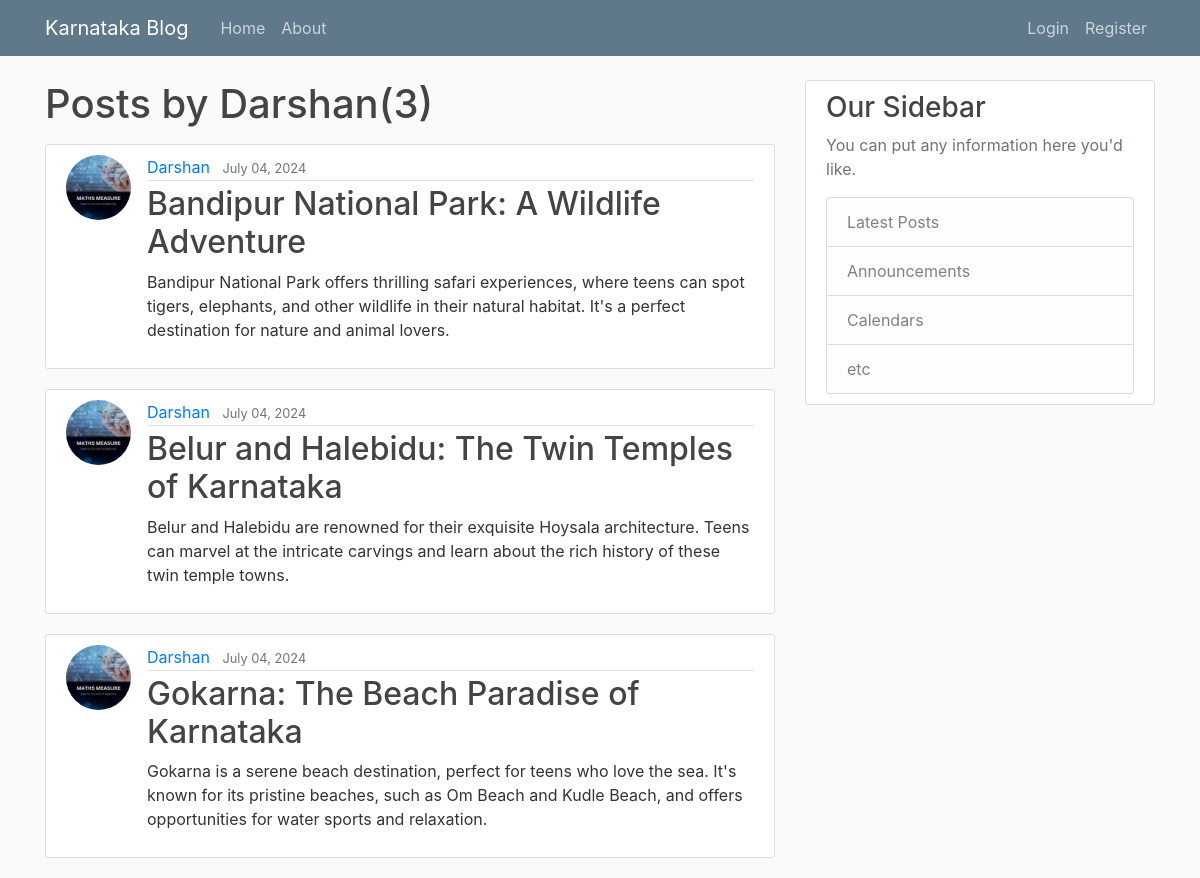
/user/Darshan, run on the app's committed database.
### blog/models.py (models this page shows, shortened)
class Post(models.Model):
    title = models.CharField(max_length=100)
    content = models.TextField()
    date_posted = models.DateTimeField(default= timezone.now)
    author = models.ForeignKey(User,on_delete= models.CASCADE)

### user/models.py (models this page shows, shortened)
class Profile(models.Model):
    user = models.OneToOneField(User, on_delete=models.CASCADE)
    image = models.ImageField(default='default.jpg', upload_to='profile_pics/')
    country_name = models.CharField(max_length=100)

### blog/views.py (the view)
# urls.py: path('user/<str:username>', UserPostListView.as_view(), name='user-posts'),
class UserPostListView(ListView):
    model = Post
    template_name = 'blog/user_posts.html'
    context_object_name = 'posts'
    ordering = ['-date_posted']
    paginate_by = 5
    def get_queryset(self):
        user = get_object_or_404(User,username=self.kwargs.get('username'))
        return Post.objects.filter(author=user).order_by('-date_posted')

### blog/templates/blog/user_posts.html (shortened to what this page needs)
 {% extends "blog/base.html" %}
 {%block content %}
         <h1 class="mb-3" >Posts by {{ view.kwargs.username }}({{ page_obj.paginator.count }})</h1>
         {% for post in posts%}
             <article class="media content-section">
                 <img class="rounded-circle article-img" src="{{ post.author.profile.image.url }}">
                  <div class="media-body">
                    <div class="article-metadata">
                      <a class="mr-2" href="{% url 'user-posts' post.author.username %}">{{ post.author }}</a>
                      <small class="text-muted">{{ post.date_posted|date:"F d, Y" }}</small>
                    </div>
                    <h2><a class="article-title" href="{% url 'post-detail'  post.id %}">{{ post.title }}</a></h2>
                    <p class="article-content">{{ post.content }}</p>
                  </div>
             </article>
         {% endfor%}
{% endblock content %}

### blog/static/blog/main.css (style rules this page uses)
body { background: #fafafa; color: #333333; margin-top: 5rem; }
h1, h2, h3, h4, h5, h6 { color: #444444; }
.content-section { background: #ffffff; padding: 10px 20px; border: 1px solid #dddddd; border-radius: 3px; margin-bottom: 20px; }
.article-title { color: #444444; }
.article-content { white-space: pre-line; }
.article-img { height: 65px; width: 65px; margin-right: 16px; }
.article-metadata { padding-bottom: 1px; margin-bottom: 4px; border-bottom: 1px solid #e3e3e3 }

### data on the page
Post: author.profile.image (picture), author "Darshan", date_posted "July 04, 2024", title "Bandipur National Park: A Wildlife Adventure", content "Bandipur National Park offers thrilling safari experiences, where teens can spot tigers, elephants, and other wildlife in their natural habitat. It's a perfect destination for nature and animal lovers."
Post: author.profile.image (picture), author "Darshan", date_posted "July 04, 2024", title "Belur and Halebidu: The Twin Temples of Karnataka", content "Belur and Halebidu are renowned for their exquisite Hoysala architecture. Teens can marvel at the intricate carvings and learn about the rich history of these twin temple towns."
Post: author.profile.image (picture), author "Darshan", date_posted "July 04, 2024", title "Gokarna: The Beach Paradise of Karnataka", content "Gokarna is a serene beach destination, perfect for teens who love the sea. It's known for its pristine beaches, such as Om Beach and Kudle Beach, and offers opportunities for water sports and relaxation."

### other printed values
{{ view.kwargs.username }} "Darshan"
{{ page_obj.paginator.count }} "3"
